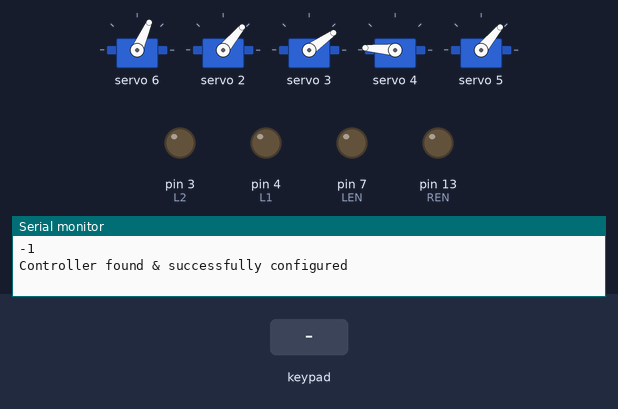
Bench run of a sketch on a simulated Arduino Mega 2560, built with avr-gcc and run on an emulated ATmega2560. On the bench: 5 × servo, output pins drawn as LEDs (lit = HIGH), the last lines printed to the serial monitor. Inputs (shaded band) come from the test bench. Pins used as bus, display or sensor lines are not drawn.

Above: at 2.5 s.
2.6 s: key 'U' pressed
At 3.07 s:
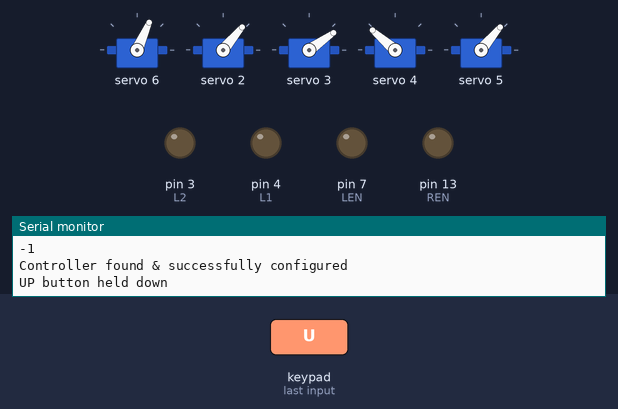
5.6 s: key 'D' pressed
At 8.4 s:
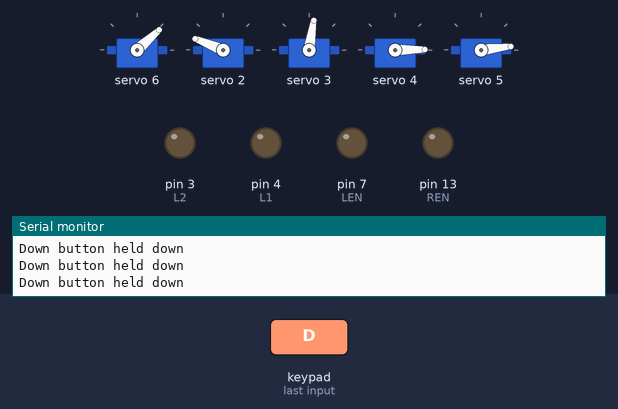
8.6 s: key 'L' pressed
At 9.06 s:
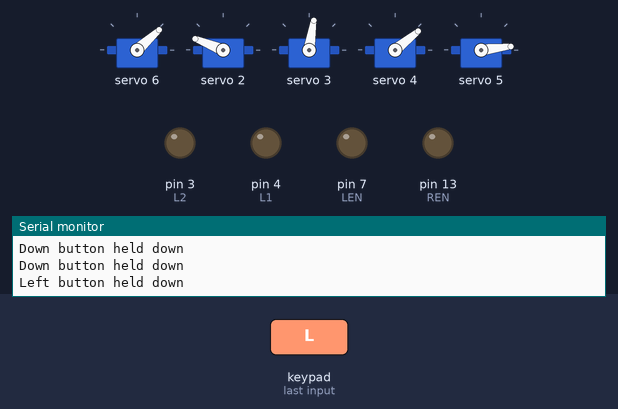
11.6 s: key 'R' pressed
At 14.3 s:
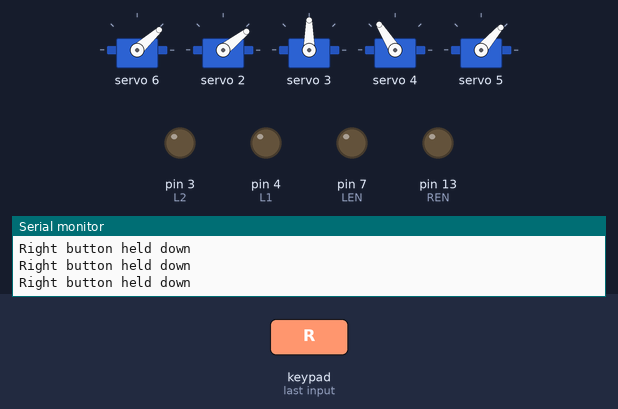
14.6 s: key 'X' pressed
At 14.83 s:
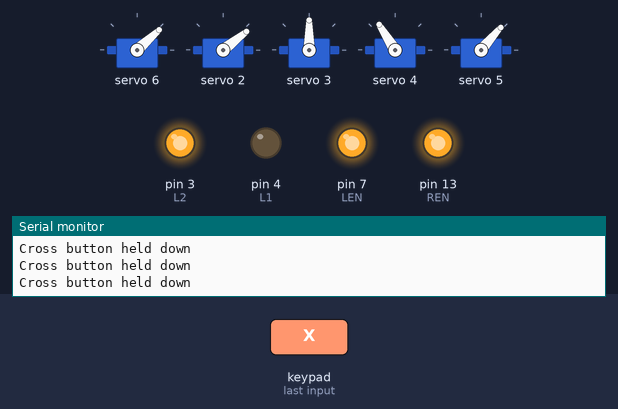
16.5 s: key 'O' pressed
At 16.73 s:
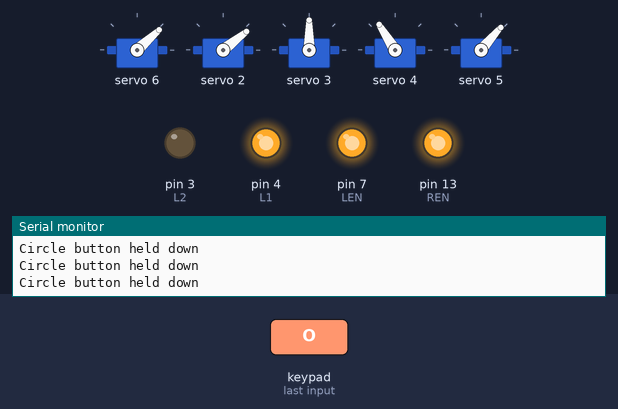
Timing chart, 0 to 19.4 s (numbered marks = the images above; inputs shaded):
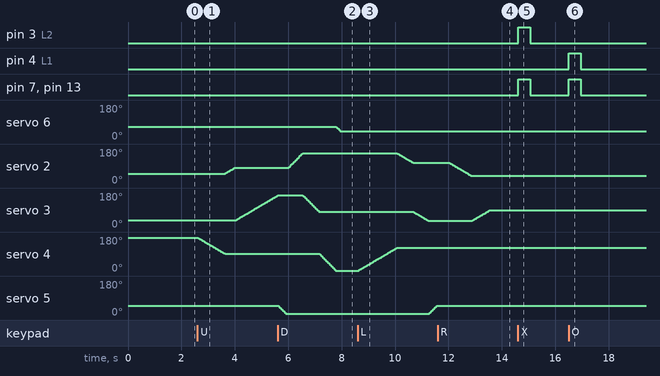

The sketch:

machine_game.ino
```cpp
#include "PS2X_lib.h"
#include "Adafruit_PWMServoDriver.h"
#include "MyServo.h"
#include "fix.h"

bool routine(const unsigned long int t, const unsigned int i);

void go_straight();

void go_back();

void turn_left();

void turn_right();

void fast_left();

void fast_right();

void stop();

PS2X ps2x;

Adafruit_PWMServoDriver pwmServoDriver;

int ps2_status = -1;

const int L1 = 4;
const int L2 = 3;
const int R1 = 6;
const int R2 = 5;
const int LEN = 7;
const int REN = 13;
const int SPEED = 255;
const int SPEED1 = 160;
const int delaytime = 30;
enum CAR_STATE
{
    CAR_STOP, CAR_FORWARD, CAR_BACKWARD, CAR_LEFT, CAR_RIGHT
};
int car_state = CAR_STOP;
enum SERVO_NAME
{
    SERVO_HAND, SERVO_2, SERVO_3, SERVO_4, SERVO_NET
};

MyServo servo[5] = {MyServo(6), MyServo(2), MyServo(3), MyServo(4), MyServo(5)};
int car_state_count = 0;

void setup()
{
    // put your setup code here, to run once:
    Serial.begin(9600);
    delay(1000);
    // 舵机
    MyServo::setup();
    servo[SERVO_HAND].init(240, 428, 300);
    servo[SERVO_2].init(150, 550, 260);//530...150
    servo[SERVO_3].init(170, 566, 222);//226...182
    servo[SERVO_4].init(136, 600, 580);//550'''294
    servo[SERVO_NET].init(150, 260, 260);

    // 电机
    pinMode(L1, OUTPUT);
    pinMode(L2, OUTPUT);
    pinMode(R1, OUTPUT);
    pinMode(R2, OUTPUT);
    pinMode(LEN, OUTPUT);
    pinMode(REN, OUTPUT);

    while (ps2_status != 0)
    {
        Serial.println(ps2_status);
        ps2_status = ps2x.config_gamepad(12, 11, 10, 8, true, true);
        //the clock(7) pin, command(2) pin, attention(6) pin and the data(1) pin
        //pressure and rumble feature enabled
        delay(300);
    }
    if (ps2_status == 0)
    { //no error
        Serial.println("Controller found & successfully configured");
    }
    else
    {
        Serial.println("oooops, something went wrong");
    }

    yield();
}

void loop()
{
    // put your main code here, to run repeatedly:
    if (ps2_status != 0)
    {
        Serial.println("PS2 controller problem");
        return; //error occured, skip the loop
    }
    if (!routine(50, 0))
    { //returns true every 50 milliseconds
        return;
    }
    ps2x.read_gamepad(false, 0);

    if (ps2x.Analog(PSS_LX) < 10)
    {
        servo[SERVO_HAND].change(4);
        Serial.println("Left controller turned left");
    }
    else if (ps2x.Analog(PSS_LX) > 220)
    {
        servo[SERVO_HAND].change(-4);
        Serial.println("Right controller turned right");
    }
    else if (ps2x.Button(PSB_PAD_DOWN))
    {
        Serial.println("Down button held down");
        MyServo::clearTask();
        servo[SERVO_NET].addTaskPulse(150);
        servo[SERVO_2].addTaskPulse(534);
        servo[SERVO_3].addTaskPulse(338);
        servo[SERVO_4].addTaskPulse(132);
        servo[SERVO_HAND].addTaskPulse(240);
    }
    else if (ps2x.Button(PSB_PAD_UP))
    {
        //servo[SERVO_HAND].setPulse(400);
        Serial.println("UP button held down");

        MyServo::clearTask();
        servo[SERVO_4].addTaskPulse(366,4);
        servo[SERVO_2].addTaskPulse(342,4);
        servo[SERVO_3].addTaskPulse(558,4);
        servo[SERVO_2].addTaskPulse(158,4);
        servo[SERVO_NET].addTaskPulse(150,4);
    }
    else if (ps2x.Button(PSB_PAD_RIGHT))
    {
        //servo[SERVO_HAND].setPulse(uint16_t pulse);
        Serial.println("Right button held down");

        MyServo::clearTask();
        servo[SERVO_4].addTaskPulse(444,4);
        servo[SERVO_2].addTaskPulse(230,4);
        servo[SERVO_3].addTaskPulse(362,4);
        servo[SERVO_NET].addTaskPulse(260);
    }
    else if (ps2x.Button(PSB_PAD_LEFT))
    {
        //servo[SERVO_HAND].setPulse(uint16_t pulse);
        Serial.println("Left button held down");

        MyServo::clearTask();
        servo[SERVO_4].addTaskPulse(444,4);
        servo[SERVO_2].addTaskPulse(406,4);
        servo[SERVO_3].addTaskPulse(214,4);
        servo[SERVO_NET].addTaskPulse(260);
    }
    else if (ps2x.Button(PSB_L2) )
    {
        Serial.println("L2 button held down");
        turn_left();
        delay(delaytime);
        stop();

    }
    else if (ps2x.Button(PSB_R2) )
    {
        Serial.println("R2 button held down");
        turn_right();
        delay(delaytime);
        stop();
    }
    else if (ps2x.Analog(PSS_LY) < 10)
    {
        servo[SERVO_2].change(4);
        Serial.println("Left Controller turned down");
    }
    else if (ps2x.Analog(PSS_LY) > 220)
    {
        servo[SERVO_2].change(-4);
        Serial.println("Left controller turned up");
    }
    else if (ps2x.Analog(PSS_RX) < 10)
    {
        servo[SERVO_4].change(4);
        Serial.println("Right controller turned left");
    }
    else if (ps2x.Analog(PSS_RX) > 220)
    {
        servo[SERVO_4].change(-4);
        Serial.println("Right controller turned right");
    }
    else if (ps2x.Analog(PSS_RY) < 10)
    {
        servo[SERVO_3].change(4);
        Serial.println("Right controller turned down");
    }
    else if (ps2x.Analog(PSS_RY) > 220)
    {
        servo[SERVO_3].change(-4);
        Serial.println("Right controller turned up");
    }


    if (ps2x.Button(PSB_L1))
    {
        servo[SERVO_NET].change(8);
        Serial.println("L1 button held down");
    }

    else if (ps2x.Button(PSB_R1))
    {
        servo[SERVO_NET].change(-8);
        Serial.println("R1 button held down");
    }


    if (ps2x.Button(PSB_TRIANGLE))
    {
        Serial.println("Triangle button held down");
        car_state_count = 1;
        if (car_state != CAR_FORWARD) go_straight();
    }
    else if (ps2x.Button(PSB_CROSS))
    {
        Serial.println("Cross button held down");
        car_state_count = 1;
        if (car_state != CAR_BACKWARD) go_back();
    }
    else if (ps2x.Button(PSB_SQUARE))
    {
        Serial.println("Square button held down");
        car_state_count = 1;
        if (car_state != CAR_LEFT) fast_left();
    }
    else if (ps2x.Button(PSB_CIRCLE))
    {
        Serial.println("Circle button held down");
        car_state_count = 1;
        if (car_state != CAR_RIGHT) fast_right();
    }
    else if (car_state != CAR_STOP)
    {
        Serial.println("No button held down");
        if (car_state_count > 0) car_state_count--;
        else stop();
    }
    MyServo::loop();
}

bool routine(const unsigned long int t, const unsigned int i)
{
    static unsigned long int timeOfLast[16] = {0}; //this initializes an array to 0
    if (i >= 16)
    {
        return false;
    }
    unsigned long int timeNow = millis();
    if (timeNow - timeOfLast[i] >= t)
    {
        timeOfLast[i] = timeNow;
        //Serial.println(timeNow);
        return true;
    }
    return false;
}

void go_straight()
{
    car_state = CAR_FORWARD;
    digitalWrite(L1, HIGH);
    digitalWrite(L2, LOW);
    digitalWrite(R1, HIGH);
    digitalWrite(R2, LOW);
    analogWrite(LEN, SPEED);
    analogWrite(REN, SPEED);
}


void go_back()
{
    car_state = CAR_BACKWARD;
    digitalWrite(L1, LOW);
    digitalWrite(L2, HIGH);
    digitalWrite(R1, LOW);
    digitalWrite(R2, HIGH);
    analogWrite(LEN, SPEED);
    analogWrite(REN, SPEED);
}

void turn_left()
{
    car_state = CAR_LEFT;
    digitalWrite(L1, LOW);
    digitalWrite(L2, HIGH);
    digitalWrite(R1, HIGH);
    digitalWrite(R2, LOW);
    analogWrite(LEN, SPEED1);
    analogWrite(REN, SPEED1);
}

void turn_right()
{
    car_state = CAR_RIGHT;
    digitalWrite(L1, HIGH);
    digitalWrite(L2, LOW);
    digitalWrite(R1, LOW);
    digitalWrite(R2, HIGH);
    analogWrite(LEN, SPEED1);
    analogWrite(REN, SPEED1);
}

void fast_left()
{
    car_state = CAR_LEFT;
    digitalWrite(L1, LOW);
    digitalWrite(L2, HIGH);
    digitalWrite(R1, HIGH);
    digitalWrite(R2, LOW);
    analogWrite(LEN, SPEED);
    analogWrite(REN, SPEED);
}

void fast_right()
{
    car_state = CAR_RIGHT;
    digitalWrite(L1, HIGH);
    digitalWrite(L2, LOW);
    digitalWrite(R1, LOW);
    digitalWrite(R2, HIGH);
    analogWrite(LEN, SPEED);
    analogWrite(REN, SPEED);
}


void stop()
{
    car_state = CAR_STOP;
    digitalWrite(L1, LOW);
    digitalWrite(L2, LOW);
    digitalWrite(R1, LOW);
    digitalWrite(R2, LOW);
    analogWrite(LEN, 0);
    analogWrite(REN, 0);
}
```

MyServo.cpp
```cpp
//
// Created by zyf on 2017/3/18.
//

#include "MyServo.h"
#include "fix.h"

Adafruit_PWMServoDriver MyServo::pwmServoDriver = Adafruit_PWMServoDriver();

std::queue<MyServo::MyServoTask> MyServo::taskQueue = std::queue<MyServo::MyServoTask>();

void MyServo::setup()
{
    pwmServoDriver.begin();
    pwmServoDriver.setPWMFreq(60);  // Analog servos run at ~60 Hz updates
}

void MyServo::loop()
{
    if(taskQueue.empty()) return;
    auto task = taskQueue.front();
    taskQueue.pop();
    //std::cout<<task.pulse<<"\t"<<task.delay_time<<std::endl;
    task.servo->setPulse(task.pulse, task.delay_time);
}

MyServo::MyServo(uint8_t num)
{
    m_num = num;
}

void MyServo::init(uint16_t minPulse, uint16_t maxPulse, uint16_t initialPulse)
{
    m_minPulse = minPulse;
    m_maxPulse = maxPulse;
    m_currentPulse = initialPulse;
    pwmServoDriver.setPWM(m_num, 0, m_currentPulse);
}

void MyServo::setPulse(uint16_t pulse, int delay_time=2)
{
    if (pulse > m_currentPulse)
    {
        for (; m_currentPulse < min(m_maxPulse, pulse); m_currentPulse++){
            pwmServoDriver.setPWM(m_num, 0, m_currentPulse);
            delay(delay_time);
        }
    }
    else
        for (; m_currentPulse > max(m_minPulse, pulse); m_currentPulse--){
            pwmServoDriver.setPWM(m_num, 0, m_currentPulse);
            delay(delay_time);
        }
    //Serial.println(m_num);
    //Serial.println(m_currentPulse);
}

void MyServo::addTaskPulse(uint16_t pulse, int delay_time)
{
    MyServoTask task;
    task.servo = this;
    task.pulse = pulse;
    task.delay_time = delay_time;
    taskQueue.push(task);
    //std::cout<<m_num<<"\t"<<pulse<<"\t"<<delay_time<<std::endl;
}

void MyServo::clearTask()
{
    taskQueue = std::queue<MyServoTask>();
}

bool MyServo::isTaskEmpty()
{
    return taskQueue.empty();
}

void MyServo::change(int16_t a)
{
    setPulse(m_currentPulse + a);
}
```

MyServo.h
```cpp
//
// Created by zyf on 2017/3/18.
//

#ifndef MACHINE_GAME_MYSERVO_H
#define MACHINE_GAME_MYSERVO_H

#include <Servo.h>
#include "Adafruit_PWMServoDriver.h"
#include <math.h>
#include <ArduinoSTL.h>
#include <queue>

#define max(a, b) (((a)>(b))?(a):(b))
#define min(a, b) (((a)<(b))?(a):(b))

class MyServo
{
public:
    struct MyServoTask
    {
        MyServo *servo;
        int delay_time;
        int pulse;
    };

    static Adafruit_PWMServoDriver pwmServoDriver;

    static void setup();

    static void loop();

    static std::queue<MyServoTask> taskQueue;

    MyServo(uint8_t num);

    /**
     *
     * @param minPulse
     * @param maxPulse
     * @param initialPulse
     */
    void init(uint16_t minPulse, uint16_t maxPulse, uint16_t initialPulse);

    void setPulse(uint16_t pulse, int delay_time=2);

    void addTaskPulse(uint16_t pulse, int delay_time=2);

    static void clearTask();

    static bool isTaskEmpty();

    void change(int16_t a);

private:

    // 舵机驱动板上的编号
    uint8_t m_num;
    // 最小/最大范围
    uint16_t m_minPulse, m_maxPulse;
    // 当前值
    uint16_t m_currentPulse;
};


#endif //MACHINE_GAME_MYSERVO_H
```

fix.cpp
```cpp
//
// Created by zyf on 2017/3/25.
//
```

fix.h
```cpp
//
// Created by zyf on 2017/3/18.
//

#ifdef CLION_FIX

class _Serial
{
public:
    void begin(double);
    void println(const char*);
    void println(double);
};

_Serial Serial;

void delay(double);

unsigned long millis();

void pinMode(int,int);
void digitalWrite(int,int);
void analogWrite(int,int);
void yield();

typedef unsigned char byte;
typedef bool boolean;

#define A0 0
#define A1 0
#define A2 0
#define A3 0
#define A4 0
#define A5 0
#define A6 0
#define A7 0
#define A8 0
#define A9 0
#define OUTPUT 0
#define INPUT 0
#define LOW 0
#define HIGH 1


#endif //MACHINE_GAME_FIX_H
```

Measured:
- after the input at 2.6 s, servo 2: moves from 50° to 82° over 0.38 s, starting after 1.0 s; servo 3: moves from 35° to 166° over 1.6 s, starting after 1.4 s; servo 4: moves from 176° to 92° over 1.0 s, starting at once
- after the input at 5.6 s, servo 6: 66° → 42° after 2.2 s; servo 4: moves from 92° to 1° over 0.65 s, starting after 1.6 s
- after the input at 8.6 s, servo 2: moves from 158° to 108° over 0.59 s, starting after 1.5 s; servo 3: moves from 81° to 32° over 0.59 s, starting after 2.1 s; servo 4: moves from 1° to 122° over 1.4 s, starting at once; servo 5: moves from 7° to 49° over 0.29 s, starting after 2.7 s
- after the input at 11.6 s, servo 2: moves from 108° to 38° over 0.85 s, starting after 0.42 s; servo 3: moves from 32° to 90° over 0.68 s, starting after 1.3 s
- after the input at 14.6 s, pin 3 (L2), pin 7 (LEN), pin 13 (REN): LOW → HIGH at once, → LOW 0.45 s later
- after the input at 16.5 s, pin 4 (L1), pin 7 (LEN), pin 13 (REN): LOW → HIGH at once, → LOW 0.45 s later
